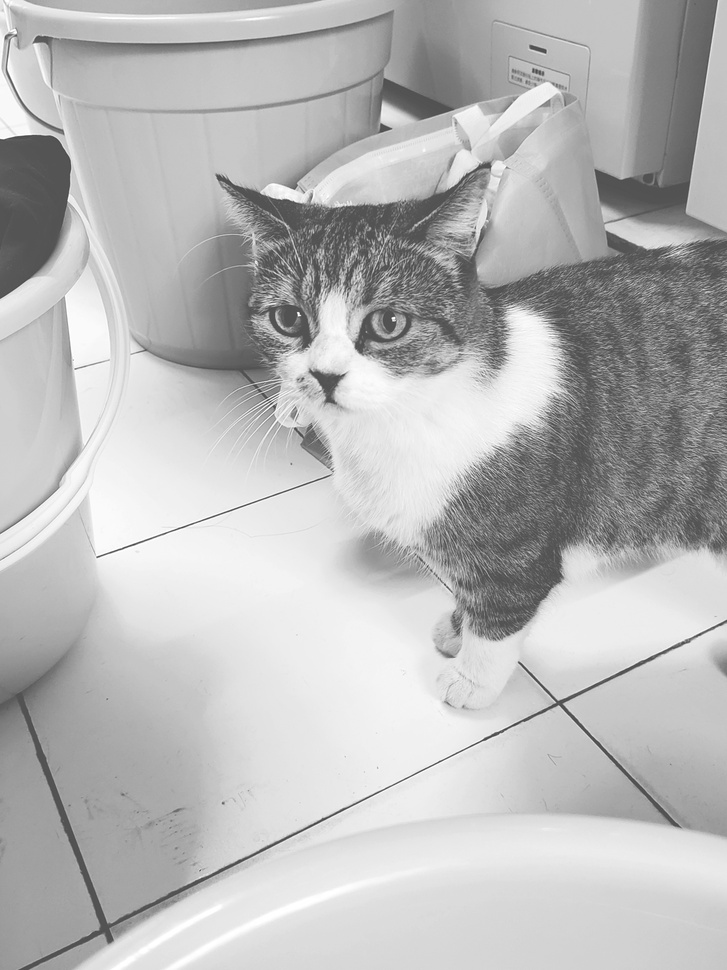
#> input picture 计算机视觉/计算机视觉3/1.jpg, 727 x 970 px, shrunk from 3456 x 4608 before the run
$ python main.py
#> lines starting #> are read from the running program, lines starting #| are printed output that depends on the picture; after the words box and inside, x2 and y2 are one past the last pixel; in counts of white or black regions, pixels touching at a corner belong together
import cv2
import numpy as np
import matplotlib.pyplot as plt

# 读取图片，这里以读入一张灰度图为例，你需要替换成自己正确的图片路径
image = cv2.imread('1.jpg', 0)  # 参数0表示以灰度图模式读取
#> image is the input picture: shape (970, 727); min 63, max 255, mean 184.5
print("图像读取后的数据类型:", image.dtype)
#| 图像读取后的数据类型: uint8
print("图像读取后的数据维度:", image.shape)
#| 图像读取后的数据维度: (970, 727)

# 将图像转换为浮点型，这是Harris角点检测函数要求的数据类型
image_float = np.float32(image)
print("转换为float32后的数据类型:", image_float.dtype)
#| 转换为float32后的数据类型: float32
print("转换为float32后的数据维度:", image_float.shape)
#| 转换为float32后的数据维度: (970, 727)

# 进行Harris角点检测
# 下面几个参数解释：
# blockSize：角点检测中考虑的邻域大小，一般取奇数，例如2，3，5等，这里取2
# ksize：Sobel算子的孔径大小，用于计算图像梯度，一般取1，3，5等奇数，这里取3
# k：Harris角点检测的自由参数，取值通常在0.04 - 0.06之间，这里取0.04
dst = cv2.cornerHarris(image_float, blockSize=2, ksize=3, k=0.04)

# 对检测结果进行膨胀操作，以便标记出更明显的角点，这是一个可选的处理步骤
dst = cv2.dilate(dst, None)

# 设置一个阈值，用于筛选出比较显著的角点，这里阈值取0.01 * dst.max()
threshold = 0.01 * dst.max()
#> threshold = 662849.1
image_corners = cv2.cvtColor(image.copy(), cv2.COLOR_GRAY2BGR)  # 将灰度图转换为彩色图（BGR格式）

# 获取图像的高度和宽度
height, width = image.shape[:2]
#> height = 970; width = 727
for y in range(height):
    for x in range(width):
        if dst[y, x] > threshold:
            # 将角点位置的像素设置为蓝色（在BGR格式中，蓝色对应(255, 0, 0)）
            image_corners[y, x] = [255, 0, 0]
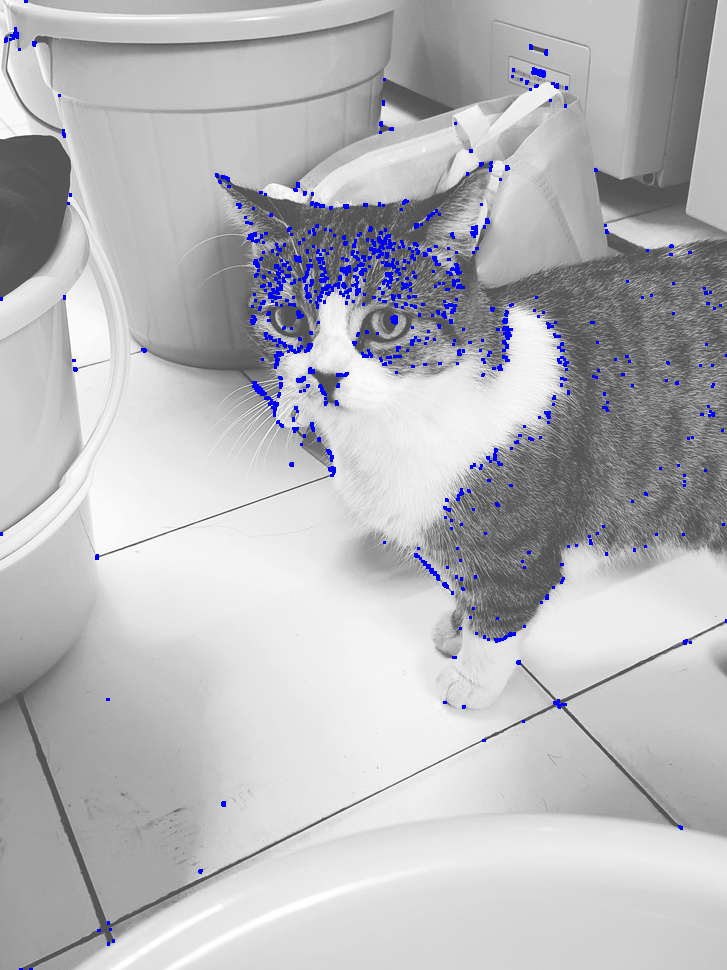
#> image_corners: shape (970, 727, 3); 1.49% of pixels changed, all inside (x1, y1, x2, y2) = (0, 0, 727, 970)

# 可视化原始图像和标记了角点的图像
plt.subplot(1, 2, 1)
plt.imshow(cv2.cvtColor(image, cv2.COLOR_GRAY2RGB), cmap='gray')  # 将灰度图转换为RGB格式用于matplotlib展示
plt.title('Original Image')

plt.subplot(1, 2, 2)
plt.imshow(cv2.cvtColor(image_corners, cv2.COLOR_BGR2RGB), cmap='gray')  # 将标记角点后的BGR图像转换为RGB格式展示
plt.title('Image with Harris Corners in Blue')

plt.show()
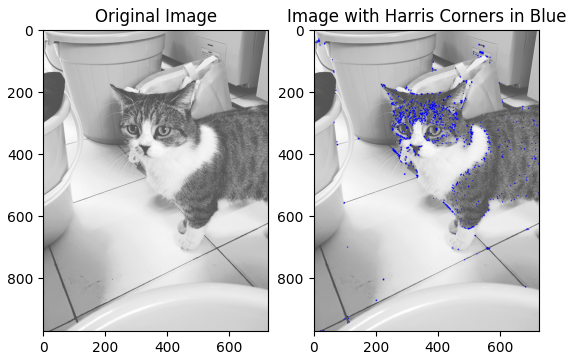
#> figure drawn by matplotlib, 2 panels
